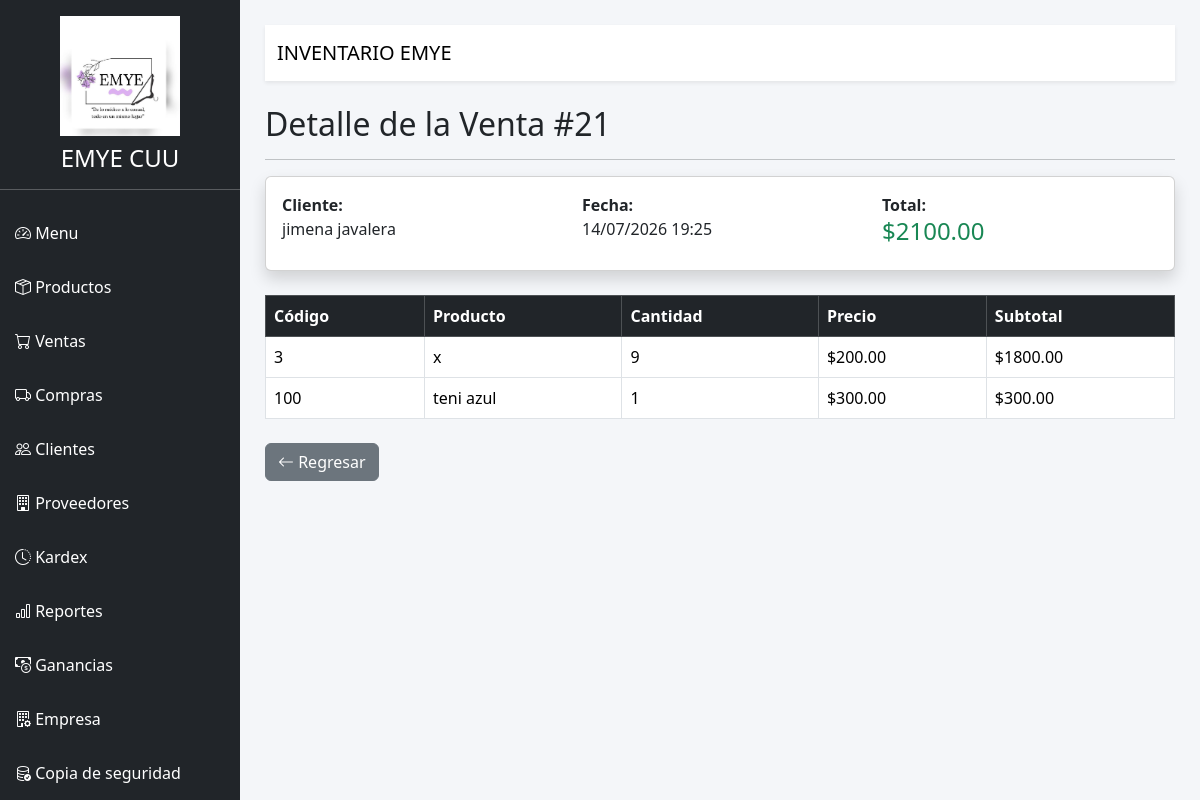
Screenshot of /ventas/detalle/21 with the database file from the repository.
### SistemaInventarioWeb/models/database.py (models this page shows)
class Empresa(db.Model):
    __tablename__ = "empresa"
    id = db.Column(db.Integer, primary_key=True)
    nombre = db.Column(db.String(150), nullable=False)
    direccion = db.Column(db.String(250))
    telefono = db.Column(db.String(30))
    correo = db.Column(db.String(120))
    rfc = db.Column(db.String(30))
    sitio_web = db.Column(db.String(120))
    logo = db.Column(db.String(200))

class Venta(db.Model):
    __tablename__ = "ventas"
    id = db.Column(db.Integer, primary_key=True)
    fecha = db.Column(db.DateTime, default=datetime.now)
    total = db.Column(db.Float)
    cliente_id = db.Column(
        db.Integer,
        db.ForeignKey("clientes.id")
    )
    cliente = db.relationship(
        "Cliente",
        backref="ventas"
    )

class Cliente(db.Model):
    __tablename__ = "clientes"
    id = db.Column(db.Integer, primary_key=True)
    nombre = db.Column(db.String(100), nullable=False)
    telefono = db.Column(db.String(20))
    correo = db.Column(db.String(100))

class DetalleVenta(db.Model):
    __tablename__ = "detalle_ventas"
    id = db.Column(db.Integer, primary_key=True)
    venta_id = db.Column(
        db.Integer,
        db.ForeignKey("ventas.id")
    )
    producto_id = db.Column(
        db.Integer,
        db.ForeignKey("productos.id")
    )
    cantidad = db.Column(db.Integer)
    precio = db.Column(db.Float)
    subtotal = db.Column(db.Float)
    venta = db.relationship(
        "Venta",
        backref="detalles"
    )
    producto = db.relationship("Producto")

class Producto(db.Model):
    __tablename__ = "productos"
    id = db.Column(db.Integer, primary_key=True)
    codigo = db.Column(
        db.String(30),
        unique=True,
        nullable=False
    )
    nombre = db.Column(
        db.String(100),
        nullable=False
    )
    categoria = db.Column(
        db.String(80)
    )
    precio = db.Column(
        db.Float,
        nullable=False
    )
    costo = db.Column(
        db.Float,
        default=0
    )
    stock = db.Column(
        db.Integer,
        default=0
    )

### SistemaInventarioWeb/routes/ventas.py (the view)
@ventas_bp.route("/ventas/detalle/<int:id>")
def detalle_venta(id):
    venta = Venta.query.get_or_404(id)
    return render_template(
        "detalle_venta.html",
        venta=venta
    )

### SistemaInventarioWeb/app.py (called while the page is built)
@app.context_processor
def datos_empresa():
    empresa = Empresa.query.first()
    return {
        "empresa": empresa
    }

### SistemaInventarioWeb/templates/detalle_venta.html
{% extends 'base.html' %}
{% block contenido %}
<h2>Detalle de la Venta #{{ venta.id }}</h2>
<hr>
<div class="card shadow mb-4">
    <div class="card-body">
        <div class="row">
            <div class="col-md-4">
                <strong>Cliente:</strong><br>
                {{ venta.cliente.nombre }}
            </div>
            <div class="col-md-4">
                <strong>Fecha:</strong><br>
                {{ venta.fecha.strftime('%d/%m/%Y %H:%M') }}
            </div>
            <div class="col-md-4">
                <strong>Total:</strong><br>
                <h4 class="text-success">
                    ${{ "%.2f"|format(venta.total) }}
                </h4>
            </div>
        </div>
    </div>
</div>
<table class="table table-bordered table-hover">
    <thead class="table-dark">
        <tr>
            <th>Código</th>
            <th>Producto</th>
            <th>Cantidad</th>
            <th>Precio</th>
            <th>Subtotal</th>
        </tr>
    </thead>
    <tbody>
        {% for detalle in venta.detalles %}
        <tr>
            <td>
                {{ detalle.producto.codigo }}
            </td>
            <td>
                {{ detalle.producto.nombre }}
            </td>
            <td>
                {{ detalle.cantidad }}
            </td>
            <td>
                ${{ "%.2f"|format(detalle.precio) }}
            </td>
            <td>
                ${{ "%.2f"|format(detalle.subtotal) }}
            </td>
        </tr>
        {% endfor %}
    </tbody>
</table>
<div class="mt-4">
    <a
        href="/ventas"
        class="btn btn-secondary">
        <i class="bi bi-arrow-left"></i>
        Regresar
    </a>
</div>
{% endblock %}

### SistemaInventarioWeb/templates/base.html (shortened to what this page needs)
<!DOCTYPE html>
<html lang="es">
<head>
    <link href="https://cdn.jsdelivr.net/npm/bootstrap@5.3.8/dist/css/bootstrap.min.css" rel="stylesheet">
    <link href="https://cdn.jsdelivr.net/npm/bootstrap-icons@1.13.1/font/bootstrap-icons.css" rel="stylesheet">
    <link rel="stylesheet"
          href="https://cdn.datatables.net/1.13.8/css/dataTables.bootstrap5.min.css">
    <link href="https://cdn.jsdelivr.net/npm/select2@4.1.0-rc.0/dist/css/select2.min.css" rel="stylesheet">
    <link rel="stylesheet"
          href="{{ url_for('static', filename='css/style.css') }}">
</head>
<body>
<div class="d-flex">
    <div class="sidebar">
        <div class="text-center mt-3">
    {% if empresa and empresa.logo %}
    <img
    src="{{ url_for('static', filename=empresa.logo) }}"
    style="width:120px;height:120px;object-fit:contain;"
    class="mb-2">
    {% endif %}
    <h4 class="text-white">
        {% if empresa %}
            {{ empresa.nombre }}
        {% else %}
            EMYE CUU
        {% endif %}
    </h4>
</div>
        <hr>
        <a href="/">
            <i class="bi bi-speedometer2"></i>
            Menu
        </a>
        <a href="/productos">
            <i class="bi bi-box-seam"></i>
            Productos
        </a>
        <a href="/ventas">
            <i class="bi bi-cart"></i>
            Ventas
        </a>
        <a href="/compras">
            <i class="bi bi-truck"></i>
            Compras
        </a>
        <a href="/clientes">
            <i class="bi bi-people"></i>
            Clientes
        </a>
        <a href="/proveedores">
            <i class="bi bi-building"></i>
            Proveedores
        </a>
        <a href="/kardex">
            <i class="bi bi-clock-history"></i>
            Kardex
        </a>
        <a href="/reportes">
            <i class="bi bi-bar-chart"></i>
            Reportes
        </a>
        <a href="/ganancias">
           <i class="bi bi-cash-coin"></i>
         Ganancias
          </a>
            <a href="/empresa">
            <i class="bi bi-building-gear"></i>
           Empresa
        </a>
        <a href="/respaldo">
            <i class="bi bi-database-check"></i>
            Copia de seguridad
        </a>
    </div>
    <div class="contenido">
        <nav class="navbar bg-white shadow-sm mb-4">
            <div class="container-fluid">
                <span class="navbar-brand">
                    INVENTARIO EMYE
                </span>
            </div>
        </nav>
        {% block contenido %}
        {% endblock %}
    </div>
</div>
</body>
</html>

### SistemaInventarioWeb/static/css/style.css (style rules this page uses)
body { background:#f4f6f9; }
.sidebar { width:240px; height:100vh; background:#212529; color:white; position:fixed; top:0; left:0; overflow-y:auto; }
.sidebar a { color:white; display:block; padding:15px; text-decoration:none; }
.contenido { margin-left:240px; width:100%; padding:25px; }

### rows the page displays
Empresa: logo (picture), nombre "EMYE CUU"
Venta: id "21", fecha "14/07/2026 19:25", total "2100.00"
Cliente: cliente.nombre "jimena javalera"
DetalleVenta: producto.codigo "3", producto.nombre "x", cantidad "9", precio "200.00", subtotal "1800.00"
DetalleVenta: producto.codigo "100", producto.nombre "teni azul", cantidad "1", precio "300.00", subtotal "300.00"
